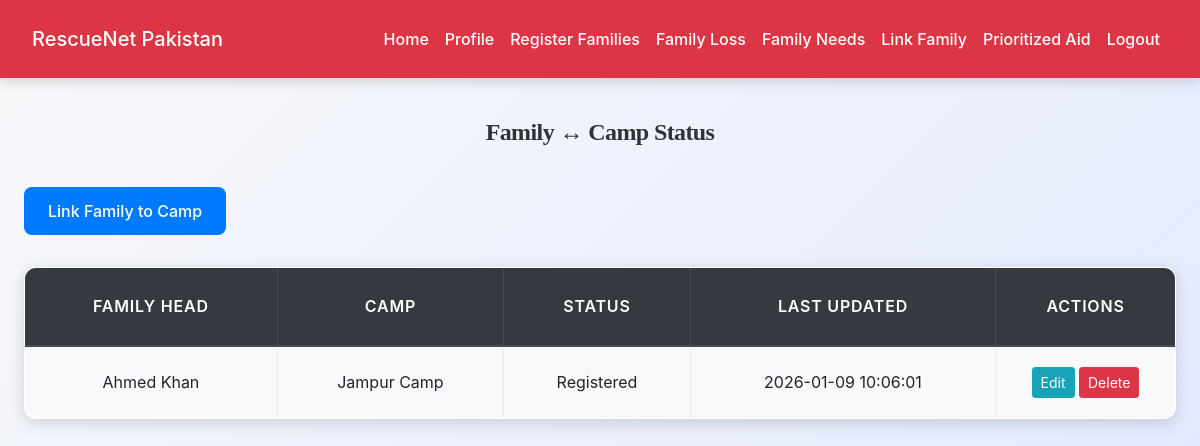
The app's page /field_staff/manage_family_camp.php (signed in) with its own data.
### tables this page shows
CREATE TABLE `family_camp_link` (
  `id` int(11) NOT NULL,
  `family_id` int(11) NOT NULL,
  `camp_id` int(11) NOT NULL,
  `status` enum('registered','relocated','aid_received','medical_required') DEFAULT 'registered',
  `added_by` int(11) NOT NULL,
  `last_updated` timestamp NOT NULL DEFAULT current_timestamp() ON UPDATE current_timestamp()
);

CREATE TABLE `affected_families` (
  `id` int(11) NOT NULL,
  `head_name` varchar(150) NOT NULL,
  `contact` varchar(20) DEFAULT NULL,
  `family_size` int(11) DEFAULT NULL,
  `original_location` varchar(200) DEFAULT NULL,
  `registered_by` int(11) NOT NULL,
  `registered_at` timestamp NOT NULL DEFAULT current_timestamp()
);

CREATE TABLE `relief_camps` (
  `id` int(11) NOT NULL,
  `camp_name` varchar(200) NOT NULL,
  `province` varchar(100) DEFAULT NULL,
  `district` varchar(100) DEFAULT NULL,
  `location_details` text DEFAULT NULL,
  `capacity` int(11) DEFAULT NULL,
  `current_occupancy` int(11) DEFAULT 0,
  `facilities` text DEFAULT NULL,
  `manager_id` int(11) DEFAULT NULL,
  `created_at` timestamp NOT NULL DEFAULT current_timestamp()
);

### field_staff/manage_family_camp.php (the view, shortened to what this page needs)
<?php
include('config.php');
$user_id = $_SESSION["id"];
$result = $conn->query("
    SELECT fcl.*, af.head_name, rc.camp_name
    FROM family_camp_link fcl
    JOIN affected_families af ON af.id = fcl.family_id
    JOIN relief_camps rc ON rc.id = fcl.camp_id
    WHERE fcl.added_by = $user_id
    ORDER BY fcl.id DESC
");
?>
<!DOCTYPE html>
<html>
<head>
    <link rel="stylesheet" href="https://maxcdn.bootstrapcdn.com/bootstrap/4.5.2/css/bootstrap.min.css">
    <link rel="stylesheet" href="../css/style.css">
</head>
<body>
<?php include('navbar.php'); ?>
<div class="container mt-4">
    <div>
        <h4>Family ↔ Camp Status</h4>
        <button class="btn btn-primary" data-toggle="modal" data-target="#linkModal">
            Link Family to Camp
        </button>
    </div>
    <table class="table table-bordered table-striped">
        <thead class="thead-dark">
        <tr>
            <th>Family Head</th>
            <th>Camp</th>
            <th>Status</th>
            <th>Last Updated</th>
            <th width="180">Actions</th>
        </tr>
        </thead>
        <tbody>
        <?php while ($row = $result->fetch_assoc()): ?>
            <tr>
                <td><?= htmlspecialchars($row['head_name']) ?></td>
                <td><?= htmlspecialchars($row['camp_name']) ?></td>
                <td><?= ucfirst(str_replace('_',' ', $row['status'])) ?></td>
                <td><?= $row['last_updated'] ?></td>
                <td>
                    <button class="btn btn-sm btn-info"
                        onclick='editLink(<?= json_encode($row) ?>)'>Edit</button>
                    <a href="?delete=<?= $row['id'] ?>"
                       onclick="return confirm('Delete this record?')"
                       class="btn btn-sm btn-danger">Delete</a>
                </td>
            </tr>
        <?php endwhile; ?>
        </tbody>
    </table>
</div>
</body>
</html>

### css/style.css (style rules this page uses)
:root { --primary: #007bff; --secondary: #6c757d; --success: #28a745; --info: #17a2b8; --warning: #ffc107; --danger: #dc3545; --light: #f8f9fa; --dark: #2d3436; --accent: #ff6f61; --highlight: #6f42c1; --shadow: rgba(0, 0, 0, 0.15); --transition: all 0.3s ease-in-out; }
body { font-family: 'Inter', 'Segoe UI', Tahoma, Geneva, Verdana, sans-serif; background: linear-gradient(135deg, var(--light) 0%, #e0e7ff 100%); color: var(--dark); line-height: 1.8; margin: 0; padding: 0; min-height: 100vh; font-size: 16px; }
h1, h2, h3, h4 { text-align: center; margin: 2.5rem 0; font-family: 'Georgia', 'Times New Roman', serif; color: var(--dark); font-weight: 700; letter-spacing: -0.025em; }
h4 { font-size: 1.5rem; }
.container { max-width: 1200px; margin: 0 auto 3rem; padding: 0 1.5rem; }
.table { width: 100%; border-collapse: collapse; margin: 2rem 0; font-size: 1rem; background-color: #ffffff; border-radius: 12px; overflow: hidden; box-shadow: 0 4px 16px var(--shadow); transition: var(--transition); }
.table th, .table td { padding: 1.25rem; border: 1px solid #e9ecef; text-align: center; vertical-align: middle; }
.table thead th { background-color: rgb(0, 0, 0); color: white; font-weight: 600; text-transform: uppercase; letter-spacing: 0.05em; padding: 1.5rem; }
.table tbody tr { transition: var(--transition); }
.table tbody tr:nth-child(odd) { background-color: var(--light); }
.btn-primary { background-color: var(--primary); color: #fff; border: none; border-radius: 8px; padding: 0.75rem 1.5rem; font-size: 1rem; font-weight: 500; cursor: pointer; transition: var(--transition); display: inline-flex; align-items: center; justify-content: center; }
a { color: var(--primary); text-decoration: none; font-weight: 500; transition: var(--transition); }

### records on screen
family_camp_link: family.head_name "Ahmed Khan", camp.camp_name "Jampur Camp", status "Registered", last_updated "2026-01-09 10:06:01"
